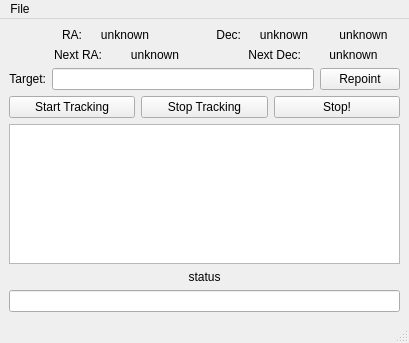
<?xml version="1.0" encoding="UTF-8"?>
<ui version="4.0">
 <class>MainWindow</class>
 <widget class="QMainWindow" name="MainWindow">
  <property name="geometry">
   <rect>
    <x>0</x>
    <y>0</y>
    <width>409</width>
    <height>343</height>
   </rect>
  </property>
  <property name="windowTitle">
   <string>MainWindow</string>
  </property>
  <widget class="QWidget" name="centralwidget">
   <layout class="QGridLayout" name="gridLayout">
    <item row="5" column="0">
     <widget class="QTextEdit" name="logTextEdit">
      <property name="focusPolicy">
       <enum>Qt::NoFocus</enum>
      </property>
      <property name="readOnly">
       <bool>true</bool>
      </property>
      <property name="textInteractionFlags">
       <set>Qt::NoTextInteraction</set>
      </property>
     </widget>
    </item>
    <item row="1" column="0">
     <layout class="QHBoxLayout" name="horizontalLayout_4">
      <item>
       <widget class="QLabel" name="label_9">
        <property name="text">
         <string>Next RA:</string>
        </property>
        <property name="alignment">
         <set>Qt::AlignRight|Qt::AlignTrailing|Qt::AlignVCenter</set>
        </property>
       </widget>
      </item>
      <item>
       <widget class="QLabel" name="nextRALabel">
        <property name="text">
         <string>unknown</string>
        </property>
        <property name="alignment">
         <set>Qt::AlignCenter</set>
        </property>
       </widget>
      </item>
      <item>
       <widget class="QLabel" name="label_7">
        <property name="text">
         <string>Next Dec:</string>
        </property>
        <property name="alignment">
         <set>Qt::AlignRight|Qt::AlignTrailing|Qt::AlignVCenter</set>
        </property>
       </widget>
      </item>
      <item>
       <widget class="QLabel" name="nextDecLabel">
        <property name="text">
         <string>unknown</string>
        </property>
        <property name="alignment">
         <set>Qt::AlignCenter</set>
        </property>
       </widget>
      </item>
     </layout>
    </item>
    <item row="2" column="0">
     <layout class="QHBoxLayout" name="horizontalLayout_2">
      <item>
       <widget class="QLabel" name="label_5">
        <property name="text">
         <string>Target:</string>
        </property>
        <property name="alignment">
         <set>Qt::AlignRight|Qt::AlignTrailing|Qt::AlignVCenter</set>
        </property>
       </widget>
      </item>
      <item>
       <widget class="QLineEdit" name="targetLineEdit">
        <property name="alignment">
         <set>Qt::AlignCenter</set>
        </property>
       </widget>
      </item>
      <item>
       <widget class="QPushButton" name="repointPushButton">
        <property name="text">
         <string>Repoint</string>
        </property>
       </widget>
      </item>
     </layout>
    </item>
    <item row="0" column="0">
     <layout class="QHBoxLayout" name="horizontalLayout">
      <item>
       <widget class="QLabel" name="label_2">
        <property name="text">
         <string>RA:</string>
        </property>
        <property name="alignment">
         <set>Qt::AlignRight|Qt::AlignTrailing|Qt::AlignVCenter</set>
        </property>
       </widget>
      </item>
      <item>
       <widget class="QLabel" name="raLabel">
        <property name="text">
         <string>unknown</string>
        </property>
        <property name="alignment">
         <set>Qt::AlignCenter</set>
        </property>
       </widget>
      </item>
      <item>
       <widget class="QLabel" name="label_4">
        <property name="text">
         <string>Dec:</string>
        </property>
        <property name="alignment">
         <set>Qt::AlignRight|Qt::AlignTrailing|Qt::AlignVCenter</set>
        </property>
       </widget>
      </item>
      <item>
       <widget class="QLabel" name="decLabel">
        <property name="text">
         <string>unknown</string>
        </property>
        <property name="alignment">
         <set>Qt::AlignCenter</set>
        </property>
       </widget>
      </item>
      <item>
       <widget class="QLabel" name="stateLabel">
        <property name="text">
         <string>unknown</string>
        </property>
        <property name="alignment">
         <set>Qt::AlignCenter</set>
        </property>
       </widget>
      </item>
     </layout>
    </item>
    <item row="4" column="0">
     <layout class="QHBoxLayout" name="horizontalLayout_3">
      <item>
       <widget class="QPushButton" name="trackingStartPushButton">
        <property name="text">
         <string>Start Tracking</string>
        </property>
       </widget>
      </item>
      <item>
       <widget class="QPushButton" name="trackingStopPushButton">
        <property name="text">
         <string>Stop Tracking</string>
        </property>
       </widget>
      </item>
      <item>
       <widget class="QPushButton" name="stopPushButton">
        <property name="text">
         <string>Stop!</string>
        </property>
       </widget>
      </item>
     </layout>
    </item>
    <item row="7" column="0">
     <widget class="QLineEdit" name="commandLineEdit"/>
    </item>
    <item row="6" column="0">
     <widget class="QLabel" name="statusLabel">
      <property name="text">
       <string>status</string>
      </property>
      <property name="alignment">
       <set>Qt::AlignCenter</set>
      </property>
      <property name="wordWrap">
       <bool>true</bool>
      </property>
     </widget>
    </item>
   </layout>
  </widget>
  <widget class="QMenuBar" name="menubar">
   <property name="geometry">
    <rect>
     <x>0</x>
     <y>0</y>
     <width>409</width>
     <height>22</height>
    </rect>
   </property>
   <widget class="QMenu" name="menuFile">
    <property name="title">
     <string>File</string>
    </property>
    <addaction name="actionQuit"/>
   </widget>
   <addaction name="menuFile"/>
  </widget>
  <widget class="QStatusBar" name="statusbar"/>
  <action name="actionQuit">
   <property name="text">
    <string>Quit</string>
   </property>
  </action>
 </widget>
 <resources/>
 <connections>
  <connection>
   <sender>actionQuit</sender>
   <signal>activated()</signal>
   <receiver>MainWindow</receiver>
   <slot>close()</slot>
   <hints>
    <hint type="sourcelabel">
     <x>-1</x>
     <y>-1</y>
    </hint>
    <hint type="destinationlabel">
     <x>216</x>
     <y>161</y>
    </hint>
   </hints>
  </connection>
 </connections>
</ui>
